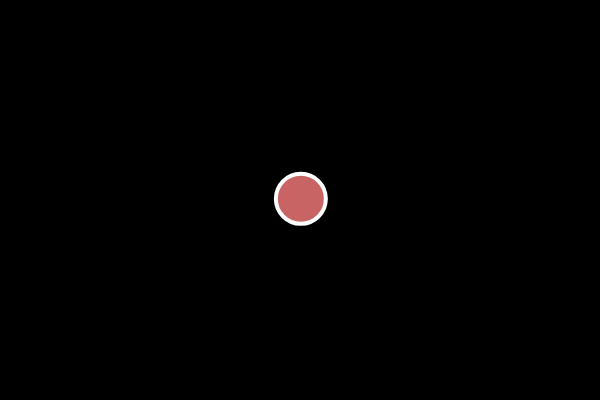
Frame 1 (no input)
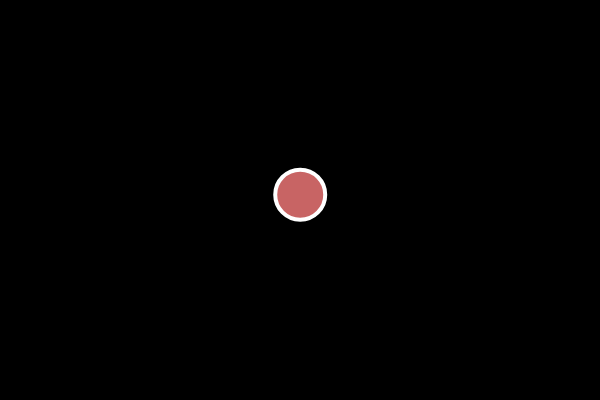
Frame 60 (no input)
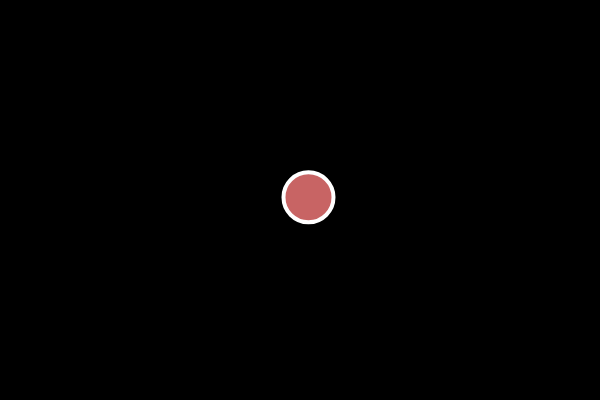
Frame 120 (the mouse pressed at the canvas centre since frame 60)

The p5.js sketch that drew these frames (run headless with seeded random() and noise() and a simulated clock; from frame 60 on, the mouse is pressed at the canvas centre):

// p5.js sketch
// ── sketch.js
var buble = {
    x: 300,
    y: 200,
    display: function () {
        stroke(255);
        strokeWeight(4);
        fill(200, 100, 100);
        ellipse(this.x, this.y, 50, 50);

    },
    move: function () {
        buble.x = buble.x + random(-2, 2);
        buble.y = buble.y + random(-2, 2);
    }
};

function setup() {
    createCanvas(600, 400);
}

function draw() {
    background(0);
    buble.move();
    buble.display();
}
